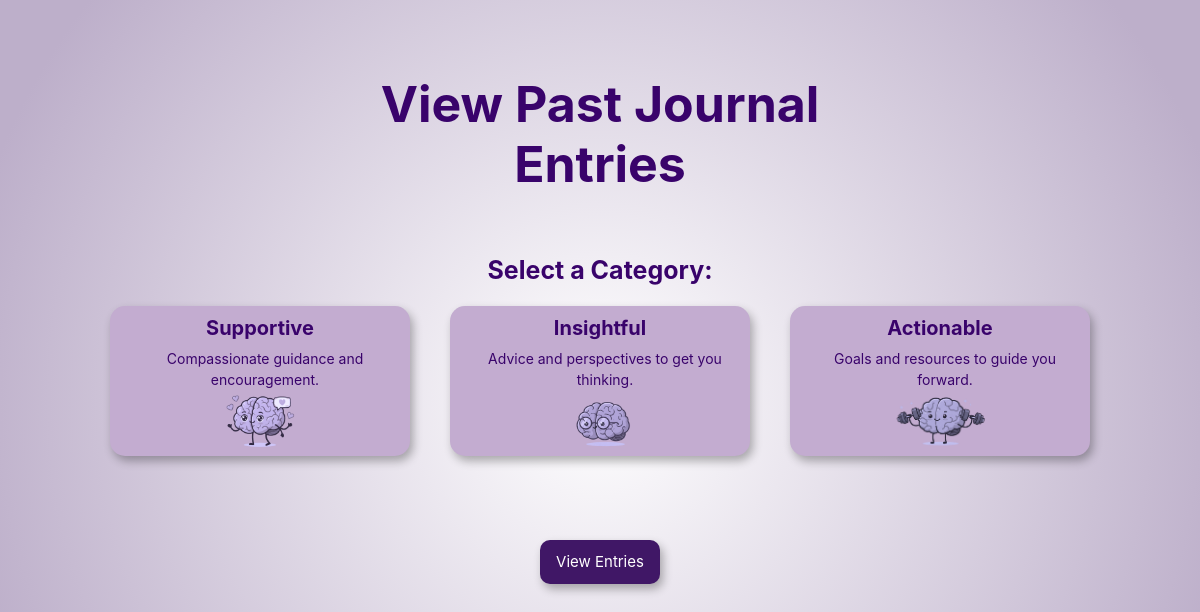
The app's page /history_render_category, older data.
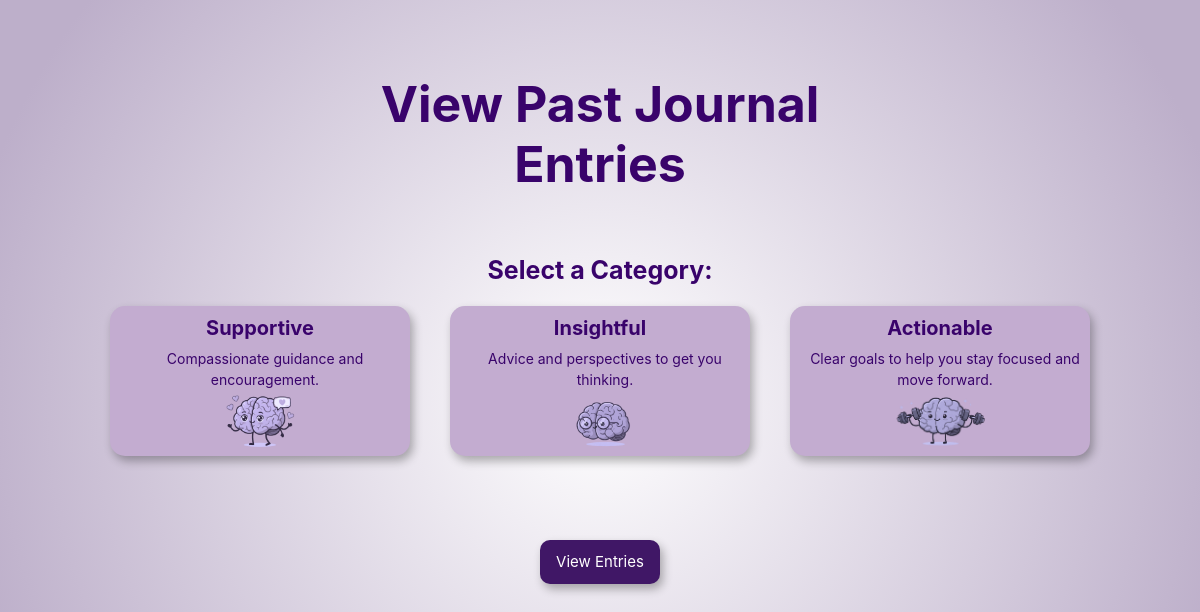
The same page, newer data.
### application/models.py (models this page shows, shortened)
class Category(models.Model):
    category_name = models.CharField(max_length=30, default="")
    category_description = models.CharField(max_length=1000, default="")
    icon_url = models.CharField(max_length=1000, default="")
    mascot_url = models.CharField(max_length=1000, default="")

### application/views.py (the view)
# urls.py: path("history_render_category", views.history_render_category, name="history_render_category"),
def history_render_category(request):
    categories = Category.objects.all()
    if request.method == "POST":
        category_name = request.POST.get("category")  # Get category name
        category_data = get_object_or_404(Category, category_name=category_name)  # Get category by name
        return HttpResponseRedirect(reverse("past_entries", args=[category_data.id]))  # Use category ID
    return render(request, "application/history-category.html", {
        "categories": categories
    })

### application/templates/application/history-category.html (shortened to what this page needs)
{% extends "application/layout.html" %}
{% load static %}
{% block body %}
    <div class="main-input col-6 offset-3 mt-4">
        <h3 class="history-title text-center">View Past Journal Entries</h3>
        <form class="form-input" action="{% url 'history_render_category' %}" method="post">
            <p class="create-subtitle">Select a Category:</p>
            <div class="card-layout">
                {% for category in categories %}
                    <label class="category-card">
                        <div class="category-content">
                            <h4 class="category-title">{{ category.category_name }}</h4>
                            <p class="category-description">{{ category.category_description }}</p>
                            <div class="category-mascot">
                                {% if category.category_name == "Supportive" %}
                                    <img src="{% static 'application/images/brain1.png' %}" alt="Mascot" class="mascoticon1">
                                {% elif category.category_name == "Insightful" %}
                                    <img src="{% static 'application/images/brain2.png' %}" alt="Mascot" class="mascoticon2">
                                {% elif category.category_name == "Actionable" %}
                                    <img src="{% static 'application/images/brain3.png' %}" alt="Mascot" class="mascoticon3">
                                {% endif %}
                            </div>
                        </div>
                    </label>
                {% endfor %}
            </div>
            <div class="text-center mt-3">
                <input class="btn btn-purple view-entry-btn" type="submit" value="View Entries">
            </div>
        </form>
    </div>
{% endblock %}

Row changes from the older to the newer data that the page shows:
changed Category "Actionable": category_description "Goals and resources to guide you…" → "Clear goals to help you stay focused and…"
